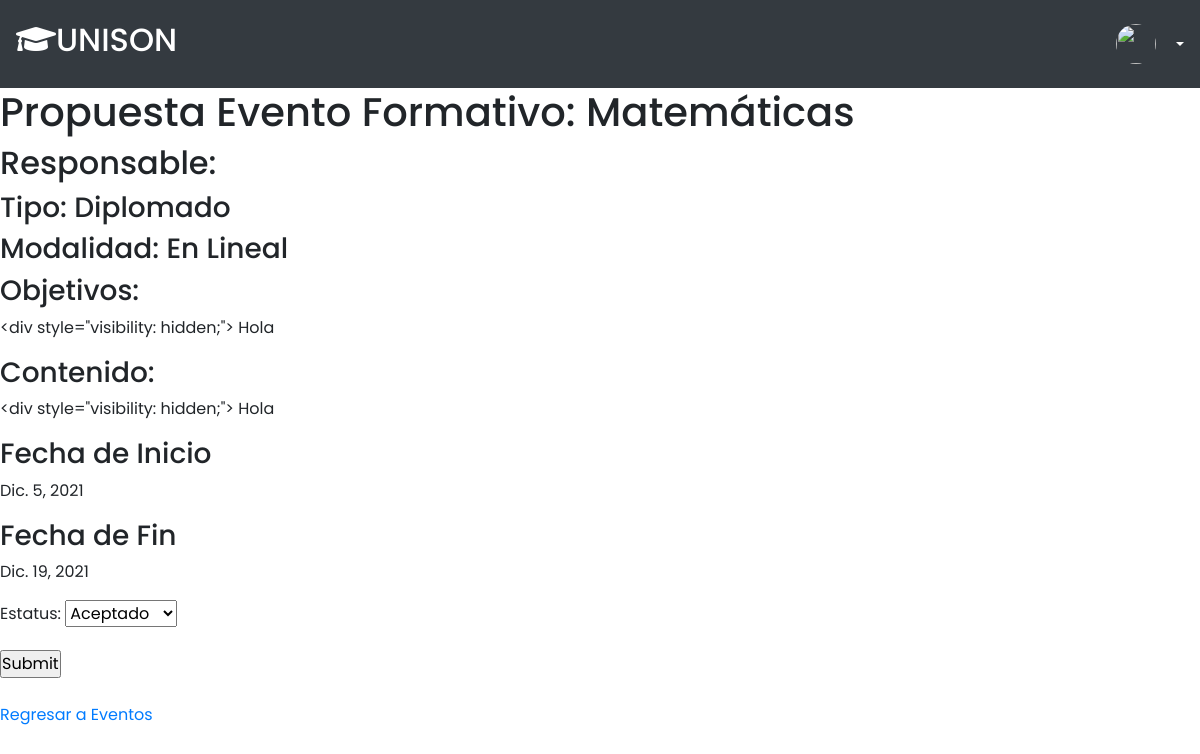
Screenshot of /estatus_propuesta/11 with the database file from the repository.
### eventos/models.py (models this page shows, shortened)
class Evento(models.Model):
    nombre = models.CharField(max_length=200)
    TIPO_EVENTOS = (
            ('Diplomado','Diplomado'),
            ('Curso','Curso'),
            ('Taller','Taller'),
            ('Programa Especial','Programa Especial')
        )
    TipoEventos =  models.CharField(max_length=30,null=True,choices=TIPO_EVENTOS)
    TIPO_MODALIDAD = (
            ('En Linea', 'En Linea'),
            ('Presencial','Presencial'),
            ('Mixta','Mixta')
        )
    modalidad = models.CharField(max_length=30,null=True,choices=TIPO_MODALIDAD)
    objetivos = models.TextField(null=True)
    experiencias = models.TextField(null=True)
    contenido = models.TextField(null=True)
    recursos_y_materiales = models.TextField(null=True,blank=True)
    Estrategias_de_Evaluacion = models.TextField(null=True)
    Duracion_en_horas = models.PositiveIntegerField(default=1,validators=[MinValueValidator(10), MaxValueValidator(400)])
    Fecha_de_Inicio = models.DateField()
    Fecha_de_Fin = models.DateField()
    Referencias_y_bibliografia = models.TextField(null=True,blank=True)
    Utilidad_y_Oportunidad_del_programa = models.TextField(null=True)
    Cupo_Maximo = models.PositiveIntegerField(default=1,validators=[MinValueValidator(1), MaxValueValidator(200)])
    Requisistos_de_Acreditacion = models.TextField(null=True)
    Experiencia_y_pericia_de_Instructores = models.TextField(null=True)
    Dirigido_a = models.TextField(null=True)
    Requisitos_de_Participacion = models.TextField(null=True)
    Curriculum_de_los_Instructores = models.TextField(null=True)
    Capacidad_de_autofinanciamiento = models.TextField(null=True,blank=True)
    updated = models.DateTimeField(auto_now=True)
    created = models.DateTimeField(auto_now_add=True)
    responsable = models.ForeignKey(Responsable, null=True, on_delete= models.SET_NULL,default=Responsable)
    ESTATUS = (
            ('Aceptado','Aceptado'),
            ('Pendiente','Pendiente'),
            ('Rechazado','Rechazado')
        )
    estatus = models.CharField(max_length=20,default=ESTATUS[1], choices=ESTATUS)
    class Meta:
        ordering = ['created']

### eventos/views.py (the view)
# urls.py: path('estatus_propuesta/<str:pk>', views.actualizarEstatus, name="actualizarEstatus"),
def actualizarEstatus(request,pk):
    evento = Evento.objects.get(id=pk)
    form = PropuestaForm(instance=evento)
    if request.method == 'POST':
        form = PropuestaForm(request.POST, instance=evento)
        if form.is_valid():
            form.save()
            return redirect('inicio')
    context = {'form': form,'evento':evento}
    return render(request,'actualizar_estatus.html', context)

### eventos/forms.py
class PropuestaForm(forms.ModelForm):
    class Meta:
        model = Evento
        fields = ['estatus']

### eventos/templates/actualizar_estatus.html (shortened to what this page needs)
{% extends 'main.html' %}
{% block content %}
<h1>Propuesta Evento Formativo: {{evento.nombre}}</h1>
<h2>Responsable: {{request.user.first_name}} {{request.user.last_name}}</h2>
<h3>Tipo: {{evento.TipoEventos}}</h3>
<h3>Modalidad: {{evento.modalidad}}</h3>
<h3>Objetivos:</h3>
<p>{{evento.objetivos}}</p>
<h3>Contenido:</h3>
<p>{{evento.contenido}}</p>
<h3>Fecha de Inicio</h3>
<p>{{evento.Fecha_de_Inicio}}</p>
<h3>Fecha de Fin</h3>
<p>{{evento.Fecha_de_Fin}}</p>
<form action="" method="POST">
    {{form.as_p}}
    <input type="submit" name="Submit">
</form>
<br>
{% if request.user.rol == 'RESPONSABLE' %}
<a href="{% url 'PropuestasEventosFormativos' %}">Regresar a Propuestas</a>
{% elif request.user.is_superuser and request.user.rol != 'PARTICIPANTE' %}
<a href="{% url 'AllPropuestas' %}">Regresar a Propuestas</a>
{% else %}
<a href="{% url 'AllEventos' %}">Regresar a Eventos</a>
{% endif %}
{% endblock %}

### static/css/style.css (style rules this page uses)
:root { --main-color: #18449c; --color-dark: #1D2231; --text-grey: #8390A2; }
* { margin: 0; padding: 0; box-sizing: border-box; font-family: "Poppins", sans-serif; }

### rows the page displays
Evento: nombre "Matemáticas", TipoEventos "Diplomado", modalidad "En Lineal", objetivos "<div style=\"visibility: hidden;\"> Hola", contenido "<div style=\"visibility: hidden;\"> Hola", Fecha_de_Inicio "Dic. 5, 2021", Fecha_de_Fin "Dic. 19, 2021"
